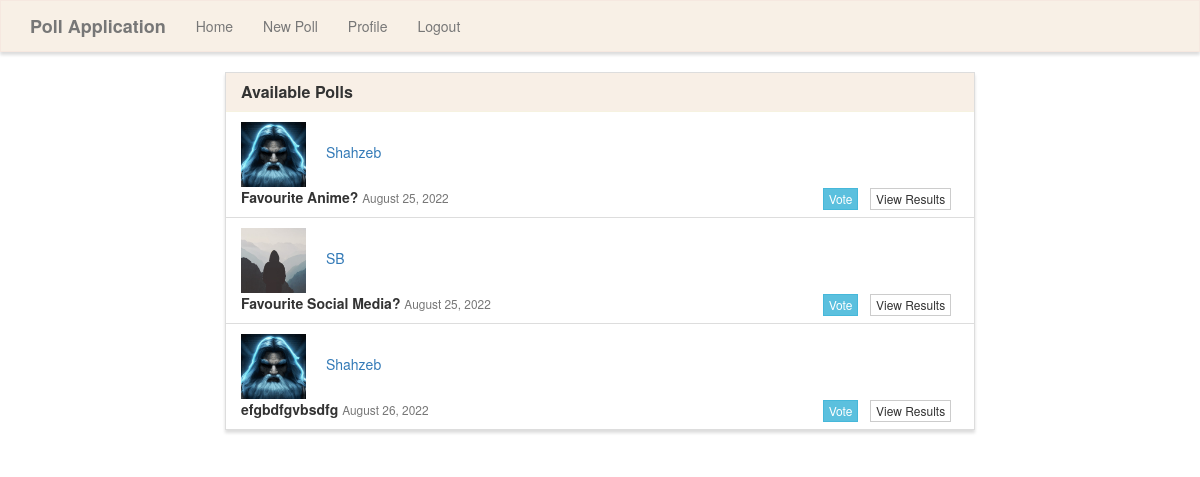
Page / (signed in) on the earlier database version.
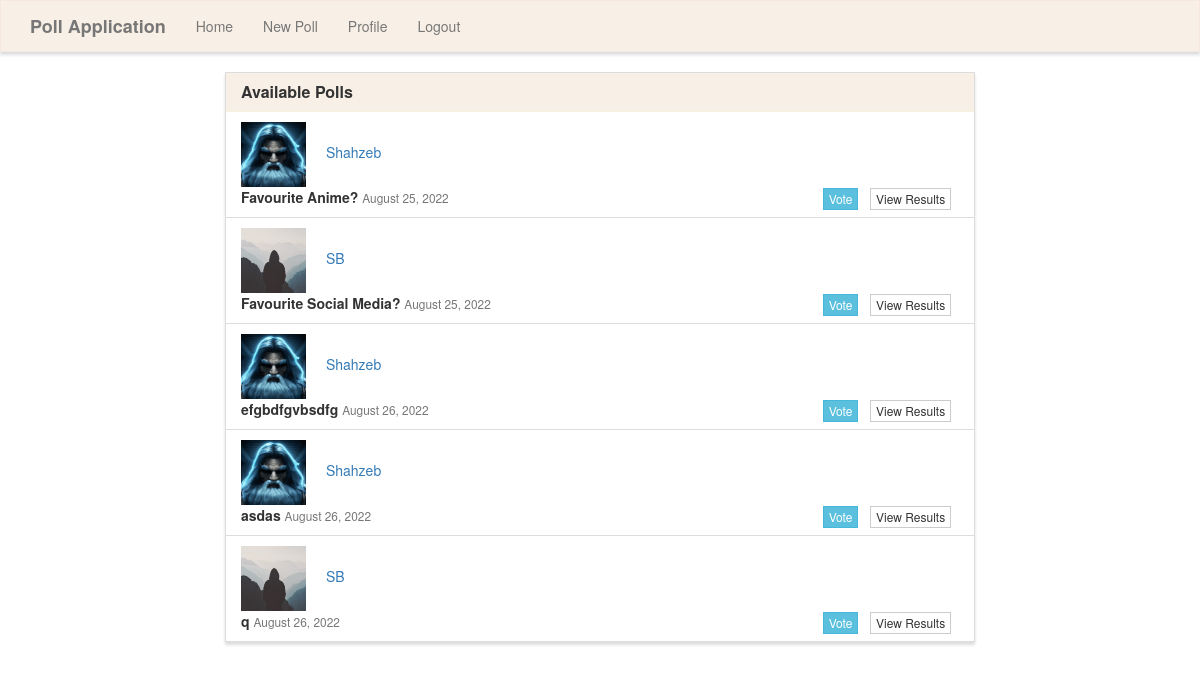
Same page on the later database version.
### poll/models.py (models this page shows, shortened)
class Poll(models.Model):
    question = models.TextField()
    option_one = models.CharField(max_length=30)
    option_two = models.CharField(max_length=30)
    option_three = models.CharField(max_length=30)
    option_four = models.CharField(max_length=30)
    date_posted = models.DateTimeField(default=timezone.now)
    author = models.ForeignKey(User,default = 1,on_delete=models.CASCADE)
    option_one_count = models.IntegerField(default=0)
    option_two_count = models.IntegerField(default=0)
    option_three_count = models.IntegerField(default=0)
    option_four_count = models.IntegerField(default=0)

### users/models.py (models this page shows, shortened)
class Profile(models.Model):
    user = models.OneToOneField(User, on_delete=models.CASCADE)
    image = models.ImageField(default='default.jpg', upload_to='profile_pics')

### poll/views.py (the view)
# urls.py: 2. Add a URL to urlpatterns:  path('', views.home, name='home')
def home(request):
    context = {
        'polls' : Poll.objects.all()
    }
    return render(request, 'poll/home.html', context)

### poll/templates/poll/home.html (shortened to what this page needs)
{% extends "poll/base.html" %}
{% block content %}
<div class="row">
    <div class="col-lg-8 col-lg-offset-2">
        <div class="panel panel-default">
            <div class="panel-heading">
                <h3 class="panel-title">Available Polls</h3>
            </div>
            {% if user.is_authenticated%}
             <ul class="list-group">
                {% for poll in polls %}
                <li class="list-group-item">
                    <img class="rounded-circle article-img" src="{{ poll.author.profile.image.url }}">
                    <a class="mr-2" href="{% url 'user-polls' poll.author.username %}">{{ poll.author }}</a><br>
                    <strong>{{ poll.question }}</strong>
                    <span class="pull-right">
                        <a href="{% url 'vote' poll.id %}" class="btn btn-info btn-xs">Vote</a> &nbsp;
                        <a href="{% url 'results' poll.id %}" class="btn btn-default btn-xs">View Results</a> &nbsp;
                    </span>
                    <small class="text-muted">{{ poll.date_posted|date:"F d, Y" }}</small>
                </li>
                {% endfor %}
             </ul>
             {% else %}
             <h3> Please Login to View Polls </h3>
            {% endif%}
        </div>
    </div>
</div>
{% endblock %}

### poll/templates/poll/base.html (shortened to what this page needs)
{% load static %}
<!DOCTYPE html>
<html lang="en">
	<head>
		<link rel="stylesheet" href="https://maxcdn.bootstrapcdn.com/bootstrap/3.3.7/css/bootstrap.min.css">
		<link rel="stylesheet" type="text/css" href="{% static 'style.css' %}" />
	</head>
	<body>
		<nav class="navbar navbar-default" role="navigation">
			<div class="container">
				<div class="navbar-header">
					<a class="navbar-brand" href="{% url 'home' %}">Poll Application</a>
				</div>
				<div class="collapse navbar-collapse navbar-ex1-collapse">
					<ul class="nav navbar-nav">
						<li><a href="{% url 'home' %}">Home</a></li>
					{% if user.is_authenticated %}
					<li><a class="nav navbar-nav" href="{% url 'create' %}">New Poll</a></li>
					<li><a class="nav navbar-nav" href="{% url 'profile' %}">Profile</a></li>
					<li><a class="nav navbar-nav" href="{% url 'logout' %}">Logout</a></li>
				    {% else %}
					<li><a class="nav navbar-nav" href="{% url 'login' %}">Login</a></li>
					<li><a class="nav navbar-nav" href="{% url 'register' %}">Register</a></li>
					{% endif %}
				    </ul>
				</div>
			</div>
		</nav>
		<div class="container">
			{% block content %}{% endblock %}
		</div>
	</body>
</html>

### poll/static/style.css (style rules this page uses)
.navbar-default, .btn, .form-control, .panel { border-radius: 0; }
.navbar-default { background-color: rgba(245, 234, 220, 0.7); border-color: rgba(245, 227, 220, 0.6); box-shadow: 0px 3px 3px 0px #ddd; }
.panel-default > .panel-heading { color: #333; background-color: rgba(245, 232, 220, 0.7); border-color: rgba(245, 245, 220, .6); border-top-left-radius: 0; border-top-right-radius: 0; }
.panel { box-shadow: 0px 3px 3px 0px #ddd; }
a.navbar-brand, .panel-title { font-weight: bolder; }
.article-img { height: 65px; width: 65px; margin-right: 16px; }

Differences in the rows shown:
added Poll: author.profile.image (picture), author "Shahzeb", question "asdas", date_posted "August 26, 2022"
added Poll: author.profile.image (placeholder picture), author "SB", question "q", date_posted "August 26, 2022"
